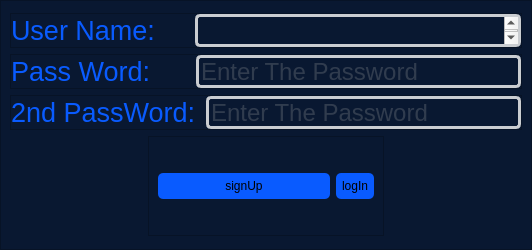
<?xml version="1.0" encoding="UTF-8"?>
<ui version="4.0">
 <class>Form</class>
 <widget class="QWidget" name="Form">
  <property name="geometry">
   <rect>
    <x>0</x>
    <y>0</y>
    <width>532</width>
    <height>250</height>
   </rect>
  </property>
  <property name="minimumSize">
   <size>
    <width>532</width>
    <height>250</height>
   </size>
  </property>
  <property name="maximumSize">
   <size>
    <width>532</width>
    <height>250</height>
   </size>
  </property>
  <property name="windowTitle">
   <string>Form</string>
  </property>
  <layout class="QHBoxLayout" name="horizontalLayout">
   <property name="spacing">
    <number>0</number>
   </property>
   <property name="leftMargin">
    <number>0</number>
   </property>
   <property name="topMargin">
    <number>0</number>
   </property>
   <property name="rightMargin">
    <number>0</number>
   </property>
   <property name="bottomMargin">
    <number>0</number>
   </property>
   <item>
    <widget class="QFrame" name="frame">
     <property name="minimumSize">
      <size>
       <width>532</width>
       <height>250</height>
      </size>
     </property>
     <property name="maximumSize">
      <size>
       <width>532</width>
       <height>250</height>
      </size>
     </property>
     <property name="styleSheet">
      <string notr="true">QFrame { 
	color: rgb(9, 91, 255);
	background-color: rgb(9, 24, 49);
}

QPushButton {
	background-color: rgb(9, 91, 255);
	border-radius: 5px;
	min-width: 10em;
	padding: 6px;
}

QPushButton:hover {
	background-color: rgb(0, 52, 237);
	border-radius: 8px;
	min-width: 10em;
	padding: 6px;
}

QPlainTextEdit{
	border-style: solid;    	
	border-width: 3px;  	
	border-radius: 5px;
	border-color: rgb(202, 205, 209);
	color: rgb(87, 95, 107);
}

QLineEdit{
	
	background-color: rgba(255, 255, 255, 0);
	border-style: solid;    	
	border-width: 3px;  	
	border-radius: 5px;
	border-color: rgb(202, 205, 209);
	color: rgb(87, 95, 107);
}

QRadioButton{
	color: rgb(87, 95, 107);
}
</string>
     </property>
     <property name="frameShape">
      <enum>QFrame::StyledPanel</enum>
     </property>
     <property name="frameShadow">
      <enum>QFrame::Raised</enum>
     </property>
     <layout class="QVBoxLayout" name="verticalLayout">
      <property name="spacing">
       <number>-1</number>
      </property>
      <property name="topMargin">
       <number>12</number>
      </property>
      <item>
       <widget class="QFrame" name="userf">
        <property name="maximumSize">
         <size>
          <width>16777215</width>
          <height>35</height>
         </size>
        </property>
        <property name="frameShape">
         <enum>QFrame::StyledPanel</enum>
        </property>
        <property name="frameShadow">
         <enum>QFrame::Raised</enum>
        </property>
        <layout class="QHBoxLayout" name="horizontalLayout_2">
         <property name="spacing">
          <number>40</number>
         </property>
         <property name="leftMargin">
          <number>0</number>
         </property>
         <property name="topMargin">
          <number>0</number>
         </property>
         <property name="rightMargin">
          <number>0</number>
         </property>
         <property name="bottomMargin">
          <number>0</number>
         </property>
         <item>
          <widget class="QLabel" name="label">
           <property name="font">
            <font>
             <pointsize>20</pointsize>
            </font>
           </property>
           <property name="text">
            <string>User Name:</string>
           </property>
          </widget>
         </item>
         <item>
          <widget class="QPlainTextEdit" name="user_s">
           <property name="font">
            <font>
             <pointsize>18</pointsize>
            </font>
           </property>
           <property name="cursor" stdset="0">
            <cursorShape>IBeamCursor</cursorShape>
           </property>
           <property name="plainText">
            <string/>
           </property>
           <property name="overwriteMode">
            <bool>false</bool>
           </property>
           <property name="placeholderText">
            <string>Enter the user Name here</string>
           </property>
          </widget>
         </item>
        </layout>
       </widget>
      </item>
      <item>
       <widget class="QFrame" name="userf_2">
        <property name="maximumSize">
         <size>
          <width>16777215</width>
          <height>35</height>
         </size>
        </property>
        <property name="frameShape">
         <enum>QFrame::StyledPanel</enum>
        </property>
        <property name="frameShadow">
         <enum>QFrame::Raised</enum>
        </property>
        <layout class="QHBoxLayout" name="horizontalLayout_3">
         <property name="spacing">
          <number>45</number>
         </property>
         <property name="leftMargin">
          <number>0</number>
         </property>
         <property name="topMargin">
          <number>0</number>
         </property>
         <property name="rightMargin">
          <number>0</number>
         </property>
         <property name="bottomMargin">
          <number>0</number>
         </property>
         <item>
          <widget class="QLabel" name="label_2">
           <property name="font">
            <font>
             <pointsize>20</pointsize>
            </font>
           </property>
           <property name="text">
            <string>Pass Word:</string>
           </property>
          </widget>
         </item>
         <item>
          <widget class="QLineEdit" name="pass_s">
           <property name="minimumSize">
            <size>
             <width>0</width>
             <height>33</height>
            </size>
           </property>
           <property name="font">
            <font>
             <pointsize>18</pointsize>
            </font>
           </property>
           <property name="echoMode">
            <enum>QLineEdit::Password</enum>
           </property>
           <property name="placeholderText">
            <string>Enter The Password</string>
           </property>
          </widget>
         </item>
        </layout>
       </widget>
      </item>
      <item>
       <widget class="QFrame" name="frame_2">
        <property name="maximumSize">
         <size>
          <width>16777215</width>
          <height>35</height>
         </size>
        </property>
        <property name="frameShape">
         <enum>QFrame::StyledPanel</enum>
        </property>
        <property name="frameShadow">
         <enum>QFrame::Raised</enum>
        </property>
        <layout class="QHBoxLayout" name="horizontalLayout_5">
         <property name="spacing">
          <number>10</number>
         </property>
         <property name="leftMargin">
          <number>0</number>
         </property>
         <property name="topMargin">
          <number>0</number>
         </property>
         <property name="rightMargin">
          <number>0</number>
         </property>
         <property name="bottomMargin">
          <number>0</number>
         </property>
         <item>
          <widget class="QLabel" name="label_3">
           <property name="font">
            <font>
             <pointsize>20</pointsize>
            </font>
           </property>
           <property name="text">
            <string>2nd PassWord:</string>
           </property>
          </widget>
         </item>
         <item>
          <widget class="QLineEdit" name="lineEdit_2">
           <property name="minimumSize">
            <size>
             <width>0</width>
             <height>33</height>
            </size>
           </property>
           <property name="font">
            <font>
             <pointsize>18</pointsize>
            </font>
           </property>
           <property name="echoMode">
            <enum>QLineEdit::Password</enum>
           </property>
           <property name="placeholderText">
            <string>Enter The Password</string>
           </property>
          </widget>
         </item>
        </layout>
       </widget>
      </item>
      <item alignment="Qt::AlignHCenter">
       <widget class="QFrame" name="loginf">
        <property name="maximumSize">
         <size>
          <width>16777215</width>
          <height>100</height>
         </size>
        </property>
        <property name="frameShape">
         <enum>QFrame::StyledPanel</enum>
        </property>
        <property name="frameShadow">
         <enum>QFrame::Raised</enum>
        </property>
        <layout class="QHBoxLayout" name="horizontalLayout_4">
         <item>
          <widget class="QPushButton" name="SignUp_s">
           <property name="minimumSize">
            <size>
             <width>172</width>
             <height>0</height>
            </size>
           </property>
           <property name="maximumSize">
            <size>
             <width>23232</width>
             <height>16777215</height>
            </size>
           </property>
           <property name="text">
            <string>signUp</string>
           </property>
          </widget>
         </item>
         <item>
          <widget class="QPushButton" name="Login_s">
           <property name="text">
            <string>logIn</string>
           </property>
          </widget>
         </item>
        </layout>
       </widget>
      </item>
     </layout>
    </widget>
   </item>
  </layout>
 </widget>
 <resources/>
 <connections/>
</ui>
